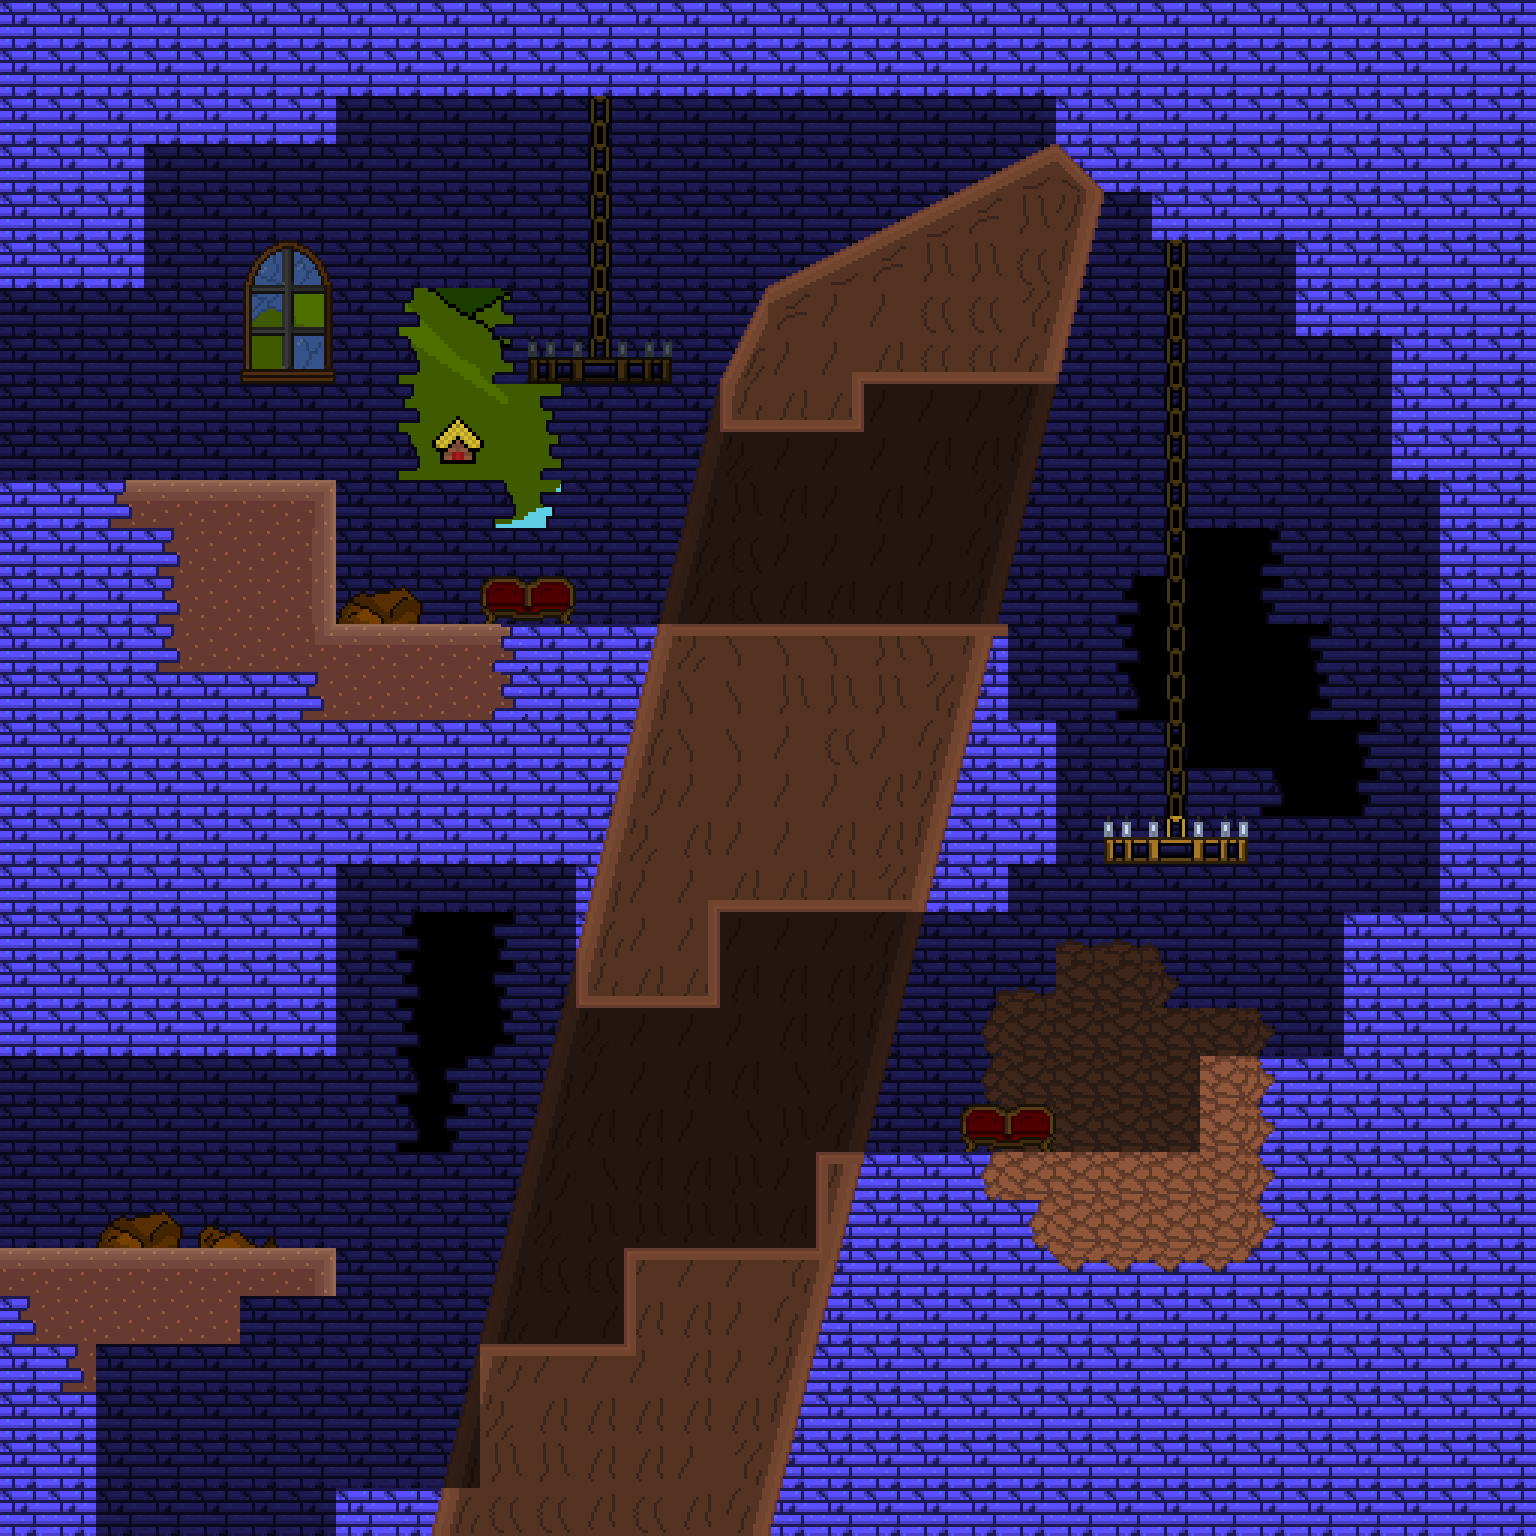

Tiled map render using the project's own tile images. Description and the map definition, with tile-layer contents summarised, below:
An orthogonal 32x32 tile map with 48x48 px tiles, 4 tile layers (back_tiles, back_second, front, front_second), 4 tilesets, 3 image layers and 46 objects (8x HazardRockBlock, 4x EnemyGroundedElemental, 3x SpawnPoint, 3x Portal, EnemyClingCreature).

<map version="1.11" tiledversion="1.11.0" orientation="orthogonal" renderorder="right-down" width="32" height="32" tilewidth="48" tileheight="48" infinite="0" nextlayerid="22" nextobjectid="181">
 <tileset firstgid="1" name="tileset01" tilewidth="48" tileheight="48" tilecount="176" columns="16">
  <image source="../tilesets/tileset01.png" width="768" height="528" />
 </tileset>
 <tileset firstgid="177" name="tileset02" tilewidth="48" tileheight="48" tilecount="121" columns="11">
  <image source="../tilesets/tileset02.png" width="528" height="528" />
 </tileset>
 <tileset firstgid="298" name="tileset03" tilewidth="48" tileheight="48" tilecount="306" columns="17">
  <image source="../tilesets/tileset03.png" width="816" height="864" />
 </tileset>
 <tileset firstgid="604" name="objects" tilewidth="48" tileheight="48" tilecount="64" columns="8">
  <image source="../tilesets/objects.png" width="384" height="384" />
 </tileset>
 <imagelayer id="17" name="Image Layer 1">
  <image source="../Backgrounds/ground_back.png" width="1024" height="576" />
  <properties>
   <property name="depth" type="int" value="3000" />
   <property name="parallax_x" type="float" value="1" />
   <property name="parallax_y" type="float" value="1" />
   <property name="repeat_y" type="bool" value="true" />
  </properties>
 </imagelayer>
 <imagelayer id="18" name="Image Layer 2">
  <image source="../Backgrounds/ground_far.png" width="1024" height="576" />
  <properties>
   <property name="depth" type="int" value="2900" />
   <property name="parallax_x" type="float" value="0.8" />
   <property name="parallax_y" type="float" value="0.1" />
   <property name="repeat_y" type="bool" value="false" />
  </properties>
 </imagelayer>
 <imagelayer id="19" name="Image Layer 3">
  <image source="../Backgrounds/ground_front.png" width="1024" height="576" />
  <properties>
   <property name="depth" type="int" value="2800" />
   <property name="parallax_x" type="float" value="0.9" />
   <property name="parallax_y" type="float" value="0.2" />
   <property name="repeat_y" type="bool" value="false" />
  </properties>
 </imagelayer>
 <layer id="11" name="back_tiles" width="32" height="32">
  <properties>
   <property name="depth" type="int" value="1050" />
   <property name="tileset" type="int" value="0" />
  </properties>
  <data>[1024 cells, 775 non-empty, 12 distinct tile ids]</data>
 </layer>
 <layer id="21" name="back_second" width="32" height="32">
  <properties>
   <property name="depth" type="int" value="1000" />
   <property name="tileset" type="int" value="2" />
  </properties>
  <data>[1024 cells, 310 non-empty, 58 distinct tile ids]</data>
 </layer>
 <layer id="12" name="front" width="32" height="32">
  <properties>
   <property name="depth" type="int" value="950" />
   <property name="tileset" type="int" value="0" />
  </properties>
  <data>[1024 cells, 42 non-empty, 15 distinct tile ids]</data>
 </layer>
 <layer id="20" name="front_second" width="32" height="32">
  <properties>
   <property name="depth" type="int" value="900" />
   <property name="tileset" type="int" value="2" />
  </properties>
  <data>[1024 cells, 36 non-empty, 9 distinct tile ids]</data>
 </layer>
 <objectgroup color="#ffaa00" id="16" name="spawnpoints">
  <object id="99" type="SpawnPoint" x="96" y="1440" width="48" height="48">
   <properties>
    <property name="id" type="int" value="0" />
   </properties>
  </object>
  <object id="106" type="SpawnPoint" x="0" y="288" width="48" height="48">
   <properties>
    <property name="id" type="int" value="2" />
   </properties>
  </object>
  <object id="140" type="SpawnPoint" x="0" y="1056" width="48" height="48">
   <properties>
    <property name="id" type="int" value="1" />
   </properties>
  </object>
 </objectgroup>
 <objectgroup id="14" name="objects">
  <object id="153" type="EnemyClingCreature" gid="625" x="1104" y="816" width="48" height="48" />
  <object id="169" type="HazardRockBlock" x="144" y="1056" width="48" height="48">
   <properties>
    <property name="color" type="int" value="1" />
   </properties>
  </object>
  <object id="170" type="HazardRockBlock" x="192" y="1056" width="48" height="48">
   <properties>
    <property name="color" type="int" value="1" />
   </properties>
  </object>
  <object id="171" type="HazardRockBlock" x="144" y="1104" width="48" height="48">
   <properties>
    <property name="color" type="int" value="1" />
   </properties>
  </object>
  <object id="172" type="HazardRockBlock" x="192" y="1104" width="48" height="48">
   <properties>
    <property name="color" type="int" value="1" />
   </properties>
  </object>
  <object id="173" type="HazardRockBlock" x="144" y="1152" width="48" height="48">
   <properties>
    <property name="color" type="int" value="1" />
   </properties>
  </object>
  <object id="174" type="HazardRockBlock" x="192" y="1152" width="48" height="48">
   <properties>
    <property name="color" type="int" value="1" />
   </properties>
  </object>
  <object id="175" type="HazardRockBlock" x="144" y="1200" width="48" height="48">
   <properties>
    <property name="color" type="int" value="1" />
   </properties>
  </object>
  <object id="176" type="HazardRockBlock" x="192" y="1200" width="48" height="48">
   <properties>
    <property name="color" type="int" value="1" />
   </properties>
  </object>
  <object id="177" type="EnemyGroundedElemental" x="720" y="1200" width="48" height="48">
   <properties>
    <property name="color" type="int" value="1" />
   </properties>
  </object>
  <object id="178" type="EnemyGroundedElemental" x="1104" y="1104" width="48" height="48">
   <properties>
    <property name="color" type="int" value="1" />
   </properties>
  </object>
  <object id="179" type="EnemyGroundedElemental" x="624" y="576" width="48" height="48">
   <properties>
    <property name="color" type="int" value="1" />
   </properties>
  </object>
  <object id="180" type="EnemyGroundedElemental" x="432" y="576" width="48" height="48">
   <properties>
    <property name="color" type="int" value="1" />
   </properties>
  </object>
 </objectgroup>
 <objectgroup color="#0000ff" id="13" name="walls">
  <properties>
   <property name="isWallLayer" type="bool" value="true" />
  </properties>
  <object id="24" x="1392" y="192" width="48" height="288" />
  <object id="47" x="0" y="96" width="144" height="192" />
  <object id="48" x="960" y="96" width="576" height="96" />
  <object id="50" x="0" y="480" width="336" height="576" />
  <object id="51" x="336" y="624" width="240" height="240" />
  <object id="52" x="144" y="96" width="192" height="48" />
  <object id="54" x="1296" y="240" width="96" height="96" />
  <object id="110" x="816" y="1152" width="576" height="96" />
  <object id="112" x="1152" y="192" width="240" height="48" />
  <object id="123" x="0" y="0" width="1536" height="96" />
  <object id="127" x="0" y="1248" width="96" height="288" />
  <object id="129" x="336" y="1488" width="480" height="48" />
  <object id="130" x="1440" y="192" width="96" height="816" />
  <object id="135" x="480" y="1344" width="528" height="144" />
  <object id="136" x="624" y="1248" width="480" height="96" />
  <object id="137" x="96" y="1248" width="144" height="96" />
  <object id="138" x="240" y="1248" width="96" height="48" />
  <object id="141" x="1344" y="912" width="96" height="144" />
  <object id="142" x="1200" y="1056" width="240" height="96" />
  <object id="143" x="576" y="624" width="144" height="384" />
  <object id="144" x="720" y="624" width="288" height="288" />
  <object id="145" x="1008" y="720" width="48" height="144" />
  <object id="146" x="1104" y="816" width="144" height="48" />
  <object id="147" x="720" y="288" width="144" height="144" />
  <object id="148" x="864" y="288" width="240" height="96" />
  </objectgroup>
 <objectgroup color="#00ff00" id="15" name="doors">
  <!-- 3 objects omitted --></objectgroup>
</map>
<!-- 5 of 46 objects omitted -->
